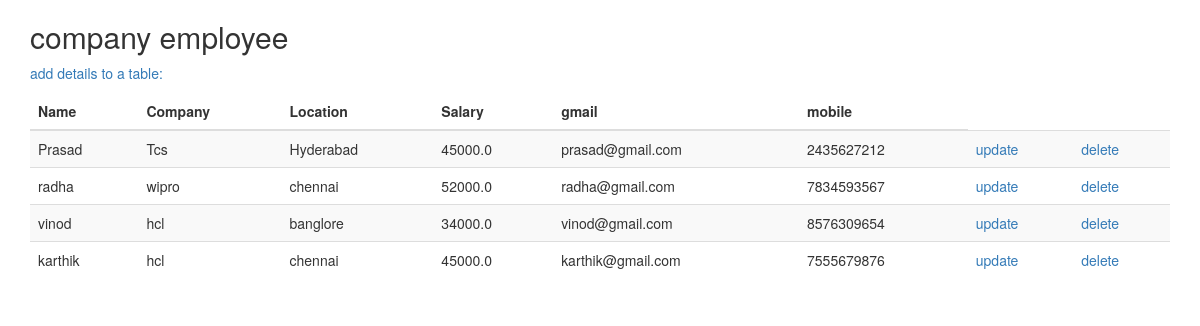
The app's page /firstapp/main/ with its own data.
### firstapp/models.py (models this page shows, shortened)
class Company(models.Model):
	name = models.CharField(max_length=200)
	company = models.CharField(max_length=120)
	location = models.CharField(max_length=100)
	salary = models.FloatField()
	gmail = models.EmailField()
	mobile = models.IntegerField()

### firstapp/views.py (the view)
# urls.py: path('main/', views.Main, name='all employees'),
def Main(request):
    emp = Company.objects.all()
    return render(request, 'firstapp/main.html', {'emp':emp})

### templates/firstapp/main.html (shortened to what this page needs)
<!DOCTYPE html>
<html lang="en">
<head>
  <link rel="stylesheet" href="https://maxcdn.bootstrapcdn.com/bootstrap/3.4.1/css/bootstrap.min.css">
</head>
<body>
<div class="container">
  <h2>company employee</h2>
  <a href="/firstapp/home/"> <p>add details to a table:</p></a>
  <table class="table table-striped">
    <thead>
      <tr>
        <th>Name</th>
        <th>Company</th>
        <th>Location</th>
        <th>Salary</th>
        <th>gmail</th>
        <th>mobile</th>
      </tr>
    </thead>
    <tbody>
      {% for i in emp %}
      <tr>
        <td>{{i.name}}</td>
        <td>{{i.company}}</td>
        <td>{{i.location}}</td>
        <td>{{i.salary}}</td>
        <td>{{i.gmail}}</td>
        <td>{{i.mobile}}</td>
        <td><a href="/firstapp/home/{{i.id}}/">update</a></td>
        <td><a href="/firstapp/delete/{{i.id}}/">delete</a></td>
      </tr>
      {% endfor %}
    </tbody>
  </table>
</div>
</body>
</html>

### records on screen
Company: name "Prasad", company "Tcs", location "Hyderabad", salary "45000.0", gmail "prasad@gmail.com", mobile "2435627212"
Company: name "radha", company "wipro", location "chennai", salary "52000.0", gmail "radha@gmail.com", mobile "7834593567"
Company: name "vinod", company "hcl", location "banglore", salary "34000.0", gmail "vinod@gmail.com", mobile "8576309654"
Company: name "karthik", company "hcl", location "chennai", salary "45000.0", gmail "karthik@gmail.com", mobile "7555679876"
